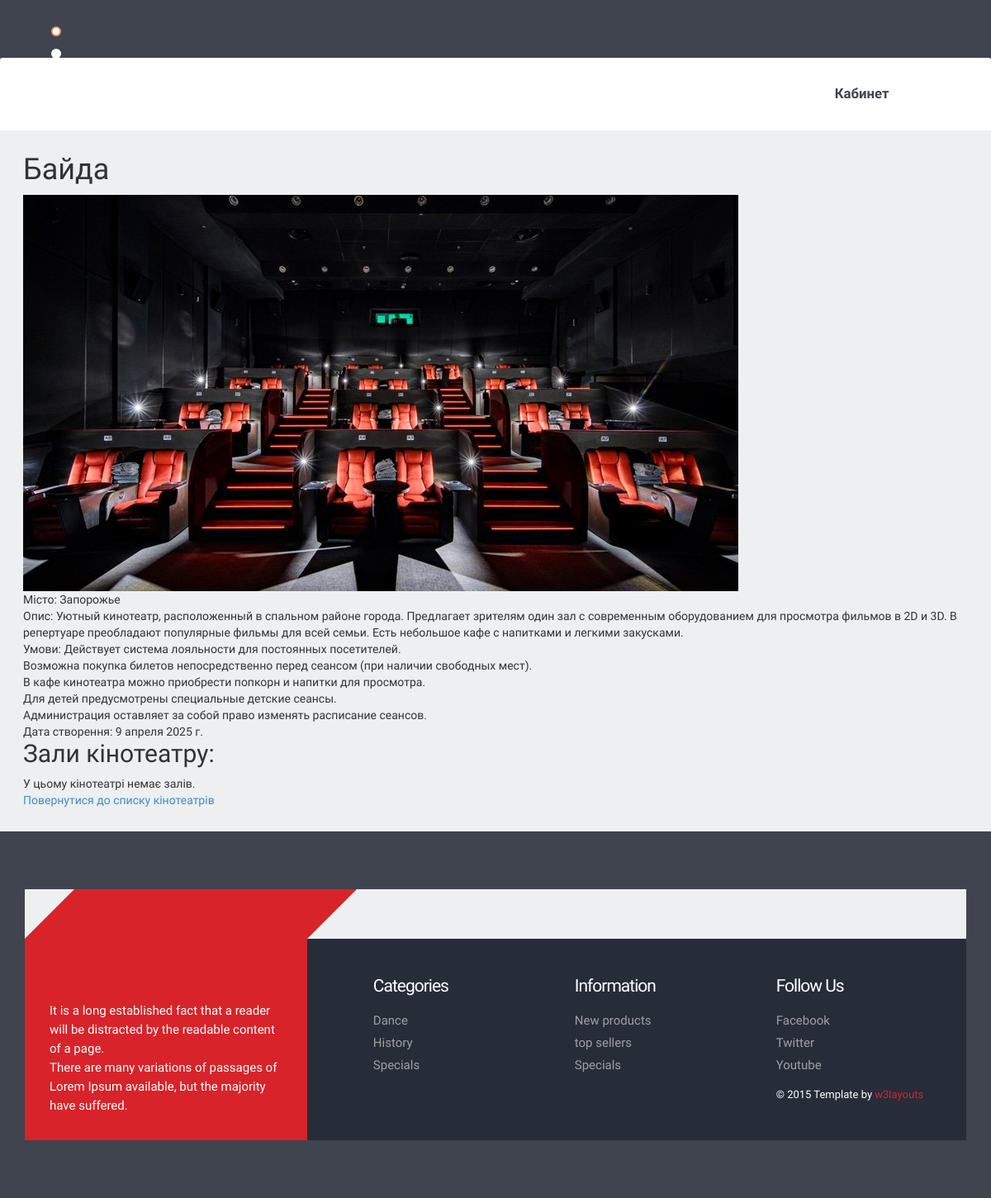
Before: /cinemas/cinemas/luchshie-kinoteatry-zaporozhya/ with the older database file.
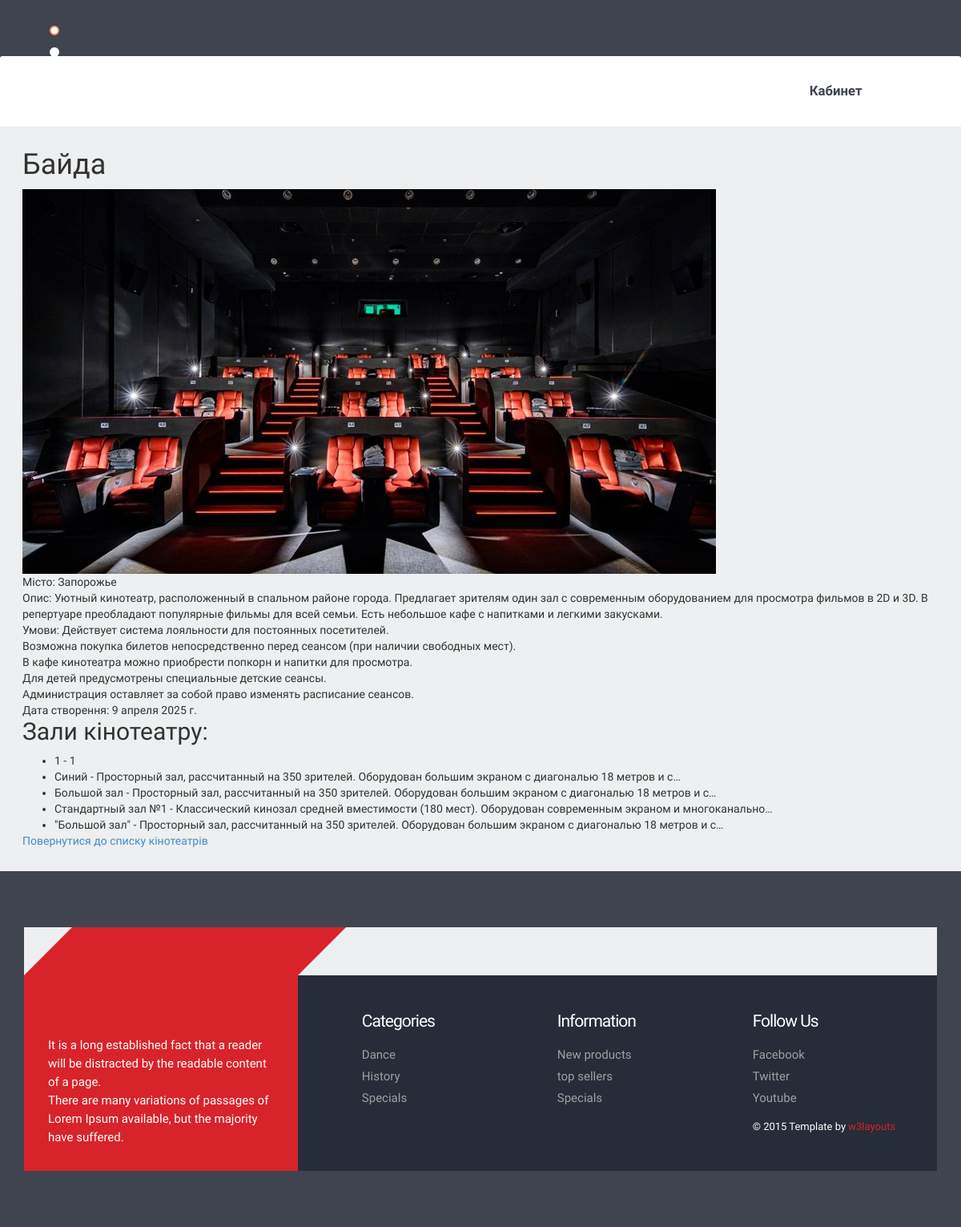
After: the same page with the newer database file.
### core/models.py (models this page shows, shortened)
class Halls(models.Model):
    id = models.AutoField(primary_key=True)
    title = models.CharField(max_length=255, verbose_name= 'Назва')
    cinema = models.ForeignKey(Cinemas, on_delete=models.CASCADE, related_name='halls', verbose_name="Кинотеатр")
    description = models.TextField(verbose_name= 'Опис')
    picture = models.ForeignKey(Picture, on_delete=models.SET_NULL, null=True, blank=True, verbose_name= 'Зображення')
    date = models.DateField(auto_now_add=True, verbose_name= 'Дата')
    class Meta:
        verbose_name = "Зал"
        verbose_name_plural = "Зали"

### core/views.py (the view)
# urls.py: path('cinemas/<slug:cinema_slug>/', views.cinema_detail, name='cinema_detail'),
def cinema_detail(request, cinema_slug):
    cinema = get_object_or_404(Cinemas, seo_block__seo_url=cinema_slug)
    halls = cinema.halls.all()  # Получаем все залы, связанные с этим кинотеатром
    context = {'cinema': cinema, 'halls': halls}
    return render(request, 'core/cinema_detail.html', context)

### core/templates/core/cinema_detail.html (shortened to what this page needs)
{% extends 'main/index.html' %}
{% block content %}
    <h1>{{ cinema.title }}</h1>
    {% if cinema.picture %}
        <img src="{{ cinema.picture.image.url }}" alt="{{ cinema.picture.alter_txt }}">
    {% endif %}
    <p>Місто: {{ cinema.city }}</p>
    <p>Опис: {{ cinema.description|linebreaksbr }}</p>
    <p>Умови: {{ cinema.conditions|linebreaksbr }}</p>
    <p>Дата створення: {{ cinema.date }}</p>
    <h2>Зали кінотеатру:</h2>
    {% if halls %}
        <ul>
            {% for hall in halls %}
                <li>{{ hall.title }} - {{ hall.description|truncatechars:100 }}</li>
            {% endfor %}
        </ul>
    {% else %}
        <p>У цьому кінотеатрі немає залів.</p>
    {% endif %}
    <p><a href="{% url 'cinema_list' %}">Повернутися до списку кінотеатрів</a></p>
{% endblock %}

Changed rows visible on the page:
now on this page (row edited): Halls: title "1", description "1"
changed Halls (number 1 of 5 on the later page): cinema_id empty → 1 (drawn)
now on this page (row edited): Halls: title "Синий", description "Просторный зал, рассчитанный на 350 зрителей. Оборудован большим экраном с диагональю 18 метров и с…"
now on this page (row edited): Halls: title "Большой зал", description "Просторный зал, рассчитанный на 350 зрителей. Оборудован большим экраном с диагональю 18 метров и с…"
now on this page (row edited): Halls: title "Стандартный зал №1", description "Классический кинозал средней вместимости (180 мест). Оборудован современным экраном и многоканально…"
now on this page (row edited): Halls: title "\"Большой зал\"", description "Просторный зал, рассчитанный на 350 зрителей. Оборудован большим экраном с диагональю 18 метров и с…"
Other visible differences:
text no longer shown: "У цьому кінотеатрі немає залів."
